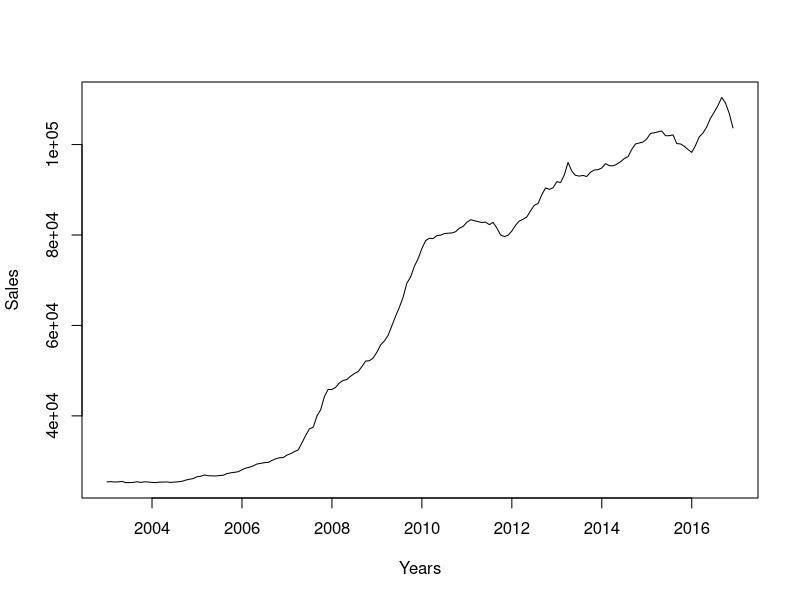
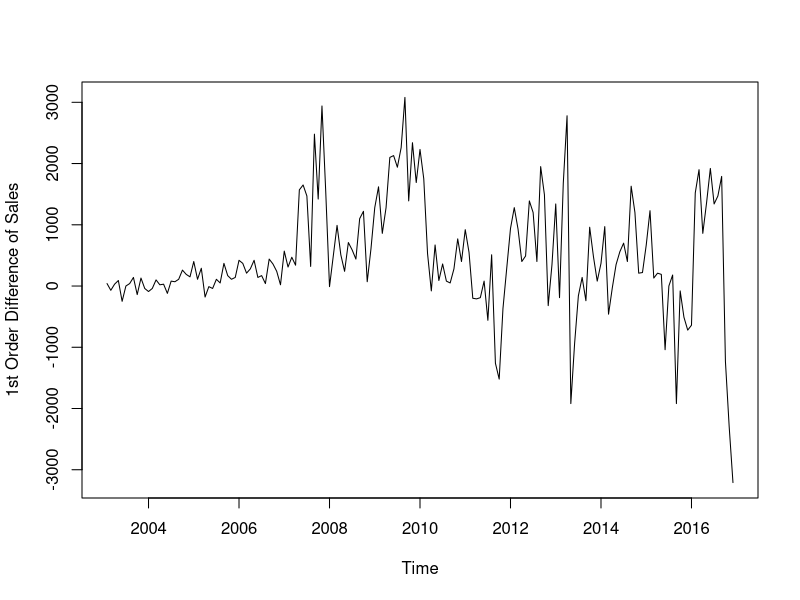
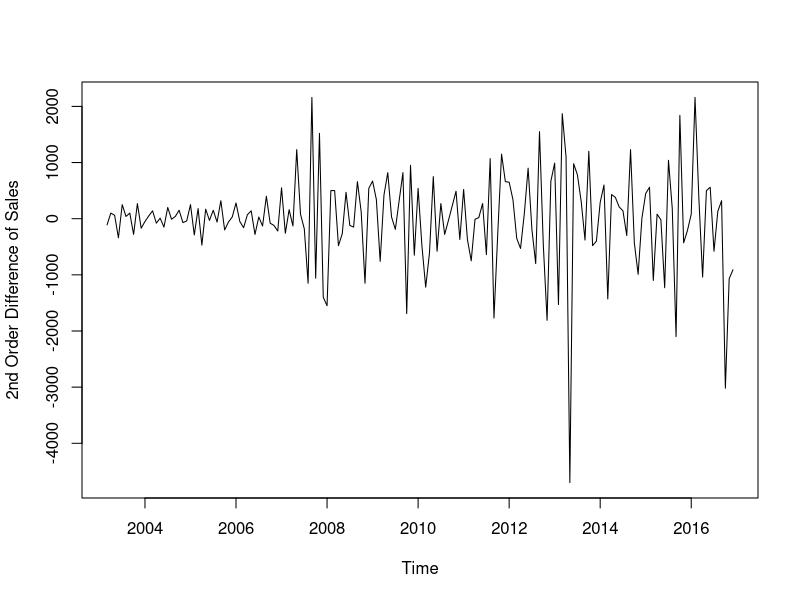
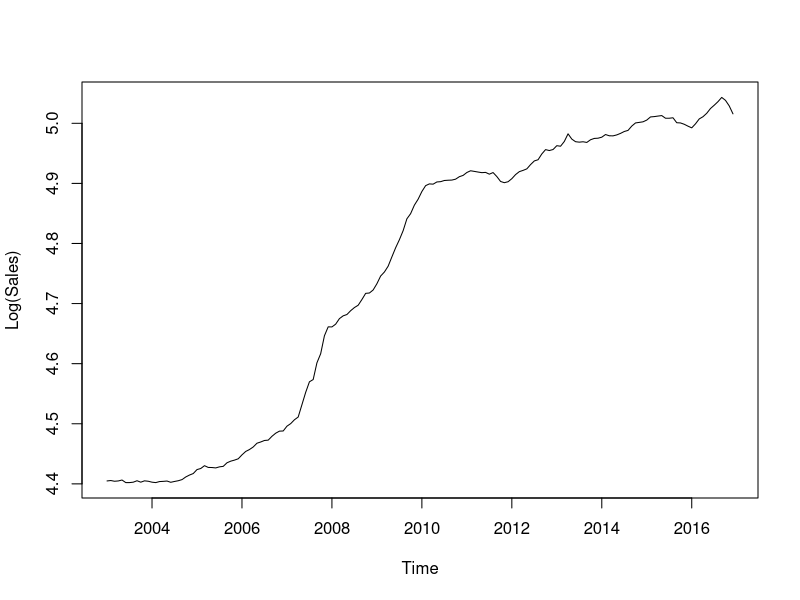
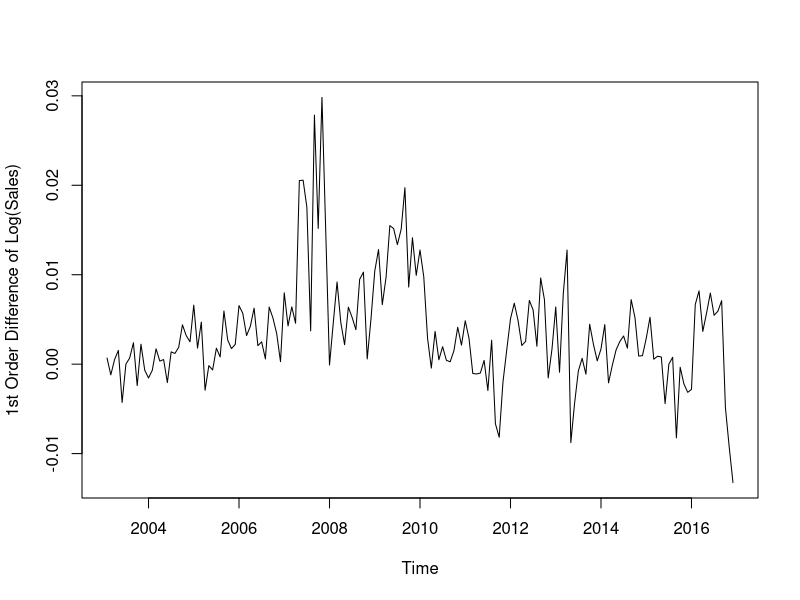
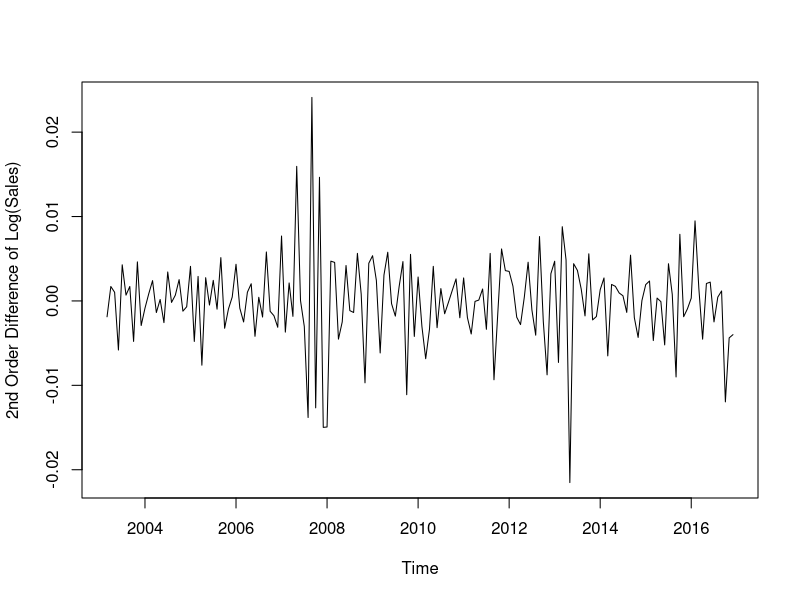
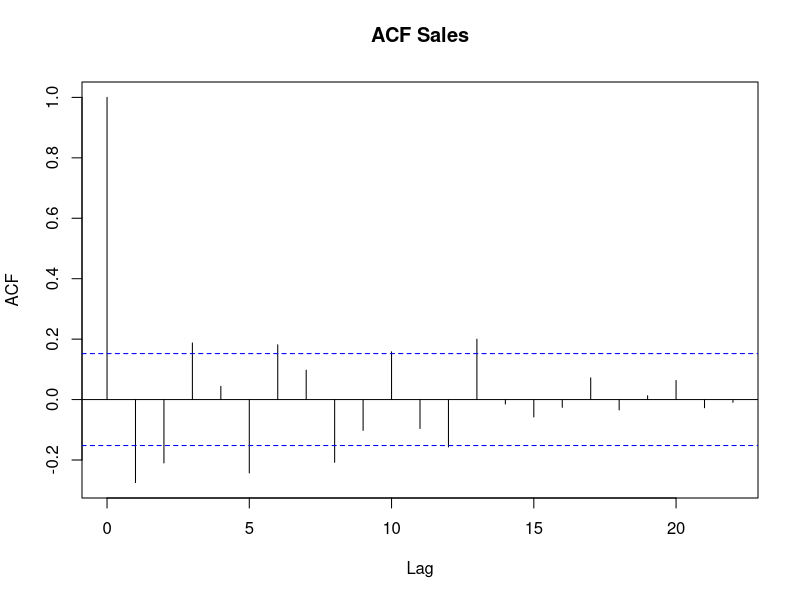
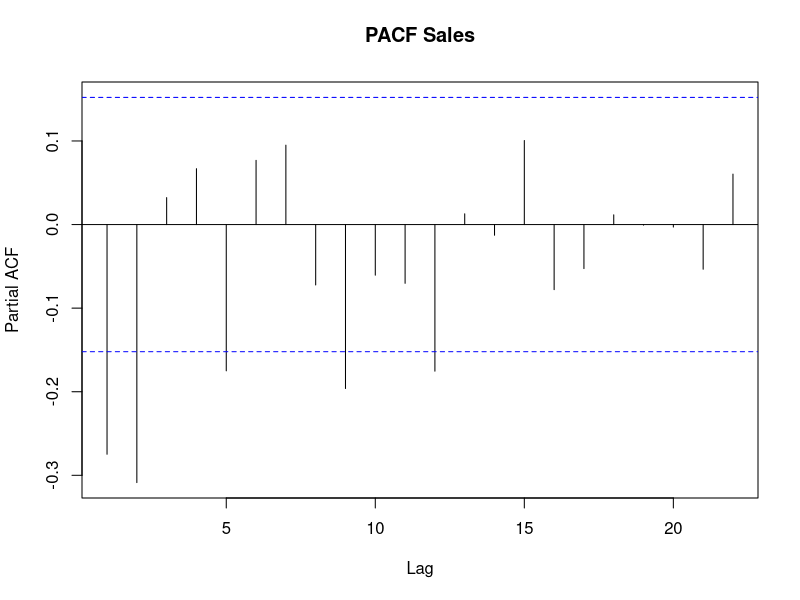

Write the R code that produced these figures, in order.
## ---- chunk 1
library(forecast)
## ---- chunk 2
## "F:\StepUpAnalytics.com\Blog Files\Time Series\Sales.csv"
## ---- chunk 3
setwd("F:\\StepUpAnalytics.com\\Blog Files\\Time Series")
## ---- chunk 4
data <- read.csv("Sales.csv")
## ---- chunk 5
class(data)
## ---- chunk 6
head(data)
## ---- chunk 7
names(data)[c(1:2)] <- c("Date", "Sales")
## ---- chunk 8
head(data)
## ---- chunk 9
data <- ts(data[,2], start = c(2003,1), frequency = 12)
## ---- chunk 10
class(data)
## ---- chunk 11
data
## ---- chunk 12
plot(data, xlab = "Years", ylab = "Sales")
## ---- chunk 13
library(tseries)
adf.test(data, alternative = "stationary")
## ---- chunk 14
plot(diff(data), ylab = "1st Order Difference of Sales")
## ---- chunk 15
data1 <- diff(data)
data1
## ---- chunk 16
adf.test(data1, alternative = "stationary")
## ---- chunk 17
plot(diff(data1), ylab = "2nd Order Difference of Sales")
## ---- chunk 18
data2 <- diff(data1)
data2
## ---- chunk 19
adf.test(data2, alternative = "stationary")
## ---- chunk 20
plot(log10(data), ylab = "Log(Sales)")
## ---- chunk 21
data10 <- log10(data)
data10
## ---- chunk 22
adf.test(data10, alternative = "stationary")
## ---- chunk 23
plot(diff(data10), ylab = "1st Order Difference of Log(Sales)")
## ---- chunk 24
data11 <- diff(data10)
data11
## ---- chunk 25
adf.test(data11, alternative = "stationary")
## ---- chunk 26
plot(diff(data11), ylab = "2nd Order Difference of Log(Sales)")
## ---- chunk 27
data12 <- diff(data11)
data12
## ---- chunk 28
adf.test(data12, alternative = "stationary")
## ---- chunk 29
acf(ts(diff(diff(data))), main = "ACF Sales")
## ---- chunk 30
pacf(ts(diff(diff(data))), main = "PACF Sales")
## ---- chunk 31
ARIMAfit <- arima(diff(data), c(2,2,0))
## ---- chunk 32
summary(ARIMAfit)
## ---- chunk 33
require(forecast)
## ---- chunk 34
ARIMAautofit <- auto.arima(diff(data), approximation = TRUE, trace = TRUE)
## ---- chunk 35
summary(ARIMAautofit)
## ---- chunk 36
acf(ts(diff(diff(log10(data)))), main = "ACF Log(Sales)")
## ---- chunk 37
pacf(ts(diff(diff(log10(data)))), main = "PACF Log(Sales)")
## ---- chunk 38
ARIMAautofit2 <- auto.arima(diff(log10(data)), approximation = TRUE, trace = TRUE)
## ---- chunk 39
summary(ARIMAautofit2)
## ---- chunk 40
pred <- predict(ARIMAautofit, n.ahead = 36)
pred
## ---- chunk 41
pred$pred
## ---- chunk 42
pred$se
## ---- chunk 43
plot(forecast(ARIMAautofit, h = 36))
## ---- chunk 44
acf(ts(ARIMAautofit$residuals), main = "ACF Residual Of Sales")
## ---- chunk 45
pacf(ts(ARIMAautofit$residuals), main = "PACF Residual Of Sales")
## ---- chunk 46
autoexp_fit <- ets(data10)
## ---- chunk 47
summary(autoexp_fit)
## ---- chunk 48
pred_ets <- predict(autoexp_fit, h = 36)
## ---- chunk 49
plot(forecast(autoexp_fit))
## ---- chunk 50
acf(autoexp_fit$residuals, lag.max = 20, main = "ACF Residual Of Sales")
